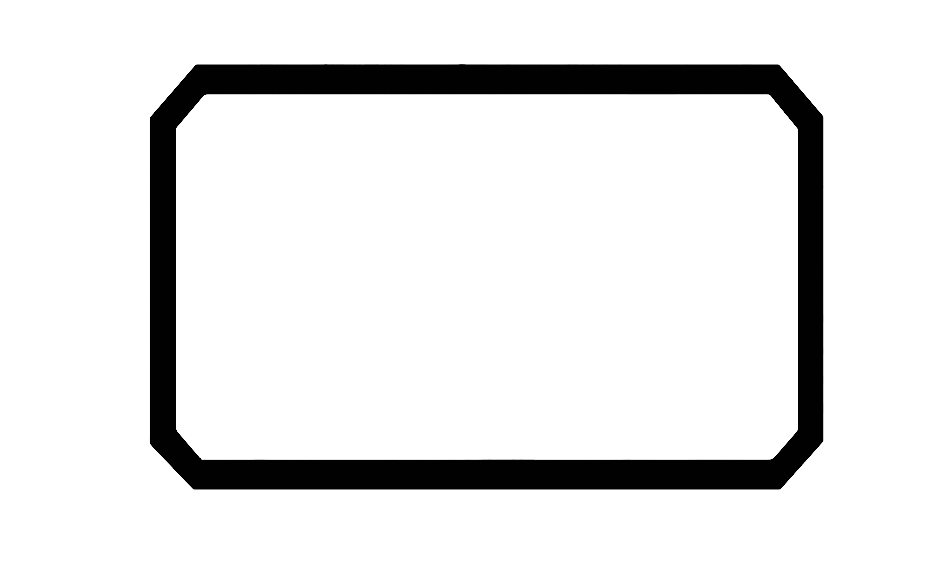
#> input picture src/corner.png, 946 x 580 px
$ jupyter execute Lesson8.ipynb
#> lines starting #> are read from the running program, lines starting #| are printed output that depends on the picture; after the words box and inside, x2 and y2 are one past the last pixel; in counts of white or black regions, pixels touching at a corner belong together
### وارد کردن کتابخانه‌ها
در این بخش، کتابخانه‌های لازم برای پردازش تصویر و نمایش داده‌ها را وارد می‌کنیم:
- `numpy` برای کار با آرایه‌های چندبعدی.
- `cv2` برای پردازش تصویر و اعمال فیلترها.
- `matplotlib.pyplot` برای نمایش تصاویر در یک گرید گرافیکی.

[cell 1]
import numpy as np
import cv2 as cv
import matplotlib.pyplot as plt

### بارگذاری تصویر اصلی
در این بخش، تصویر اصلی از مسیر مشخص شده بارگذاری می‌شود.
از تابع `cv.imread()` برای خواندن تصویر استفاده می‌کنیم، و تصویر به صورت یک آرایه چندبعدی ذخیره می‌شود تا بتوانیم پردازش‌های لازم را روی آن انجام دهیم.

[cell 2]
# Load the original image
image = cv.imread('../src/corner.png')
#> image is the input picture: shape (580, 946, 3); min 0, max 255, mean 229.1

### تبدیل تصویر به خاکستری
در این بخش، تصویر رنگی اصلی به یک تصویر خاکستری تبدیل می‌شود.
تابع `cv.cvtColor()` فضای رنگی تصویر را به خاکستری تغییر می‌دهد، که موجب ساده‌تر شدن پردازش تصویر و کاهش حجم محاسبات می‌شود.

[cell 3]
# Convert the original image to grayscale
gray_image = cv.cvtColor(image, cv.COLOR_BGR2GRAY)

### شناسایی گوشه‌ها با روش هریس
در این بخش، الگوریتم شناسایی گوشه‌ی "هریس" برای یافتن گوشه‌ها در تصویر خاکستری اعمال می‌شود.
تابع `cv.cornerHarris()` گوشه‌های تصویر را شناسایی کرده و میزان شدت گوشه‌ای را در هر نقطه محاسبه می‌کند. پارامترهای `blockSize`، `ksize` و `k` مشخص‌کننده تنظیمات مختلف این الگوریتم هستند.

[cell 4]
# Detect corners in the grayscale image using the Harris corner detection method
harris_corners = cv.cornerHarris(gray_image, blockSize=10, ksize=3, k=0.04)
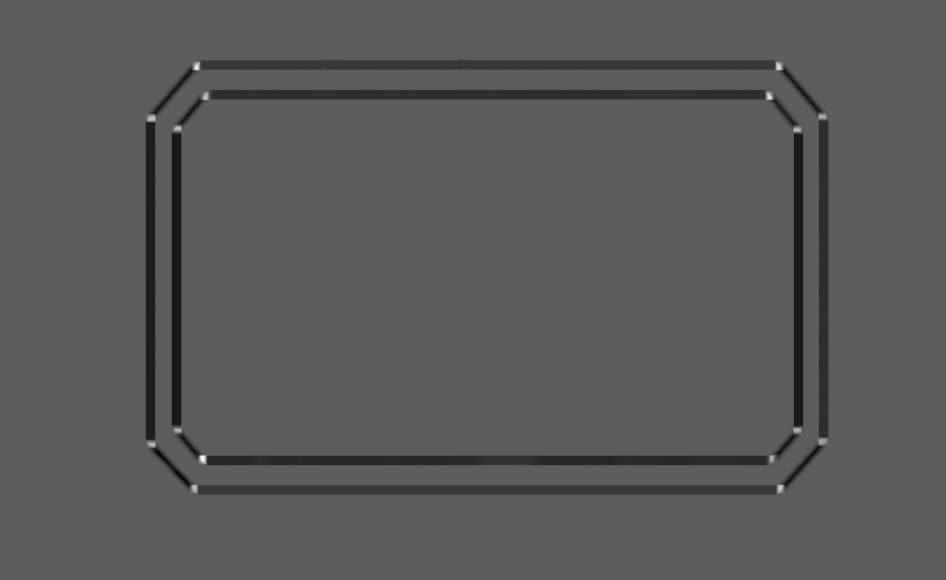
#> harris_corners: shape (580, 946) float32; min -0.00218, max 0.00377, mean -7.39e-05; drawn with min black and max white

### بسط دادن گوشه‌ها
در این بخش، گوشه‌های شناسایی‌شده را با استفاده از تابع `cv.dilate()` بسط می‌دهیم تا واضح‌تر و بهتر دیده شوند.
این عملیات باعث می‌شود که نقاط گوشه‌ای شناسایی‌شده در تصویر، برجسته‌تر به نظر برسند و در مرحله‌ی بعد بتوانیم به راحتی آن‌ها را روی تصویر اصلی نمایش دهیم.

[cell 5]
# Dilate corner points to make them more visible
dilated_corners = cv.dilate(harris_corners, None)
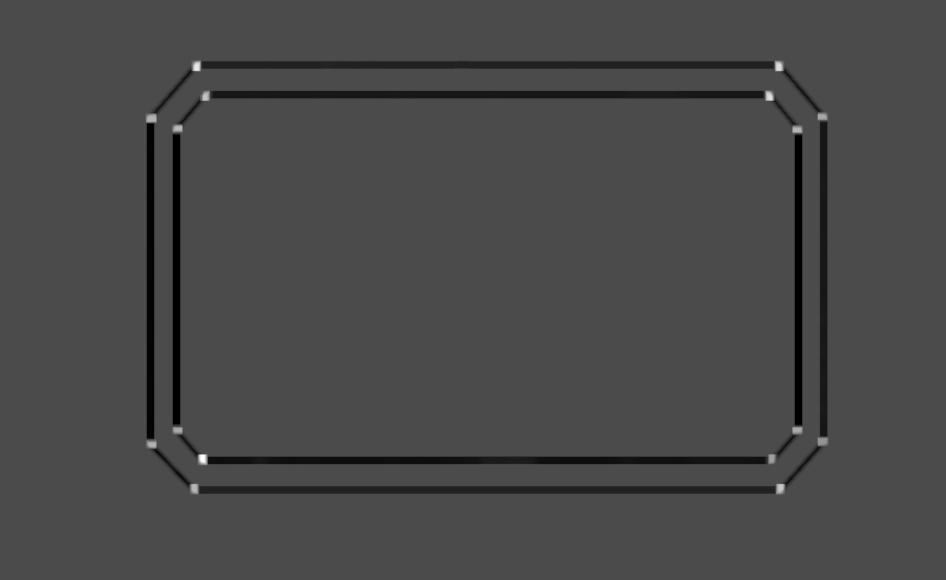
#> dilated_corners: shape (580, 946) float32; min -0.00159, max 0.00377, mean -5.37e-05; drawn with min black and max white

### برجسته‌سازی گوشه‌ها روی تصویر اصلی
در این بخش، نقاط گوشه‌ای شناسایی شده روی تصویر اصلی برجسته می‌شوند.
در اینجا با استفاده از شرط `dilated_corners > 0.01 * dilated_corners.max()`، نقاطی که شدت گوشه‌ای بالایی دارند به رنگ قرمز (`[255, 0, 0]`) تغییر داده می‌شوند تا بهتر در تصویر قابل مشاهده باشند.

[cell 6]
# Highlight the detected corners on the original image (in red color)
image[dilated_corners > 0.01 * dilated_corners.max()] = [255, 0, 0]
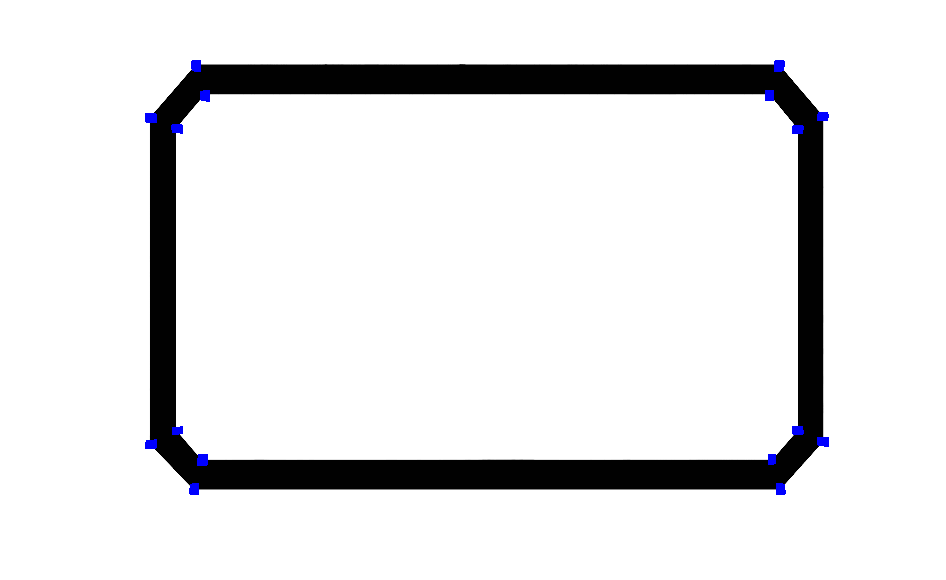
#> image: shape (580, 946, 3); 0.31% of pixels changed, all inside (x1, y1, x2, y2) = (145, 60, 829, 495)
